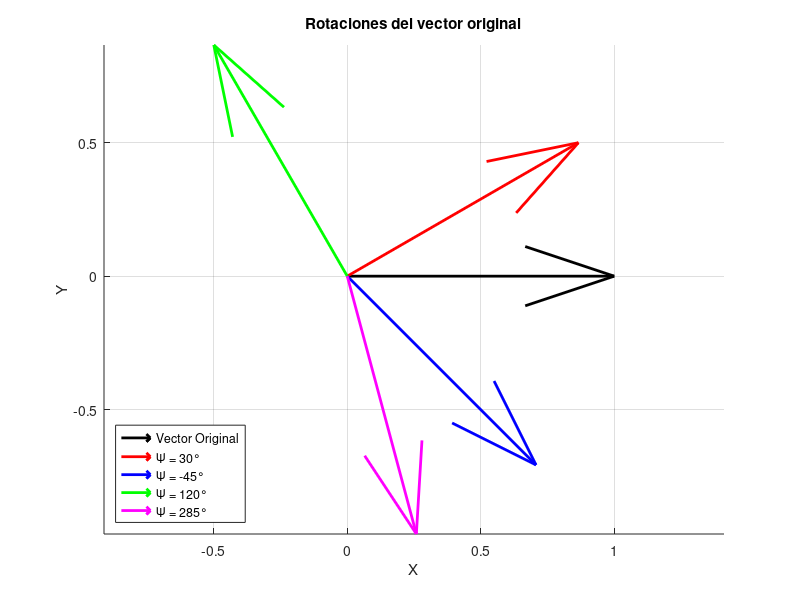

This chart was generated by the following MATLAB code:
%% ROTACIÓN PURA DE VECTOR
clc; clear; close all;

%% 1) Definir el vector original
vec = [1; 0];  % Vector unitario en la dirección del eje X

%% 2) Definir ángulos de rotación en grados
angles = [30, -45, 120, 285];  % Ángulos en grados
colors = ['r', 'b', 'g', 'm'];  % Colores para cada vector

%% 3) Crear figura para graficar
figure;
hold on;
grid on;
axis equal;

% Graficar el vector original
quiver(0, 0, vec(1), vec(2), 'k', 'LineWidth', 2, 'MaxHeadSize', 0.2, 'AutoScale', 'off');
legend_entries = {'Vector Original'};

% Iterar sobre cada ángulo de rotación
for i = 1:length(angles)
    theta = deg2rad(angles(i));  % Convertir grados a radianes
    
    % Definir la matriz de rotación
    R = [cos(theta), -sin(theta);
         sin(theta),  cos(theta)];
    
    % Multiplicar el vector por la matriz de rotación
    vec_rot = R * vec;
    
    % Graficar el vector rotado
    quiver(0, 0, vec_rot(1), vec_rot(2), colors(i), 'LineWidth', 2, 'MaxHeadSize', 0.2, 'AutoScale', 'off');
    
    % Guardar nombre para la leyenda
    legend_entries{end+1} = ['\Psi = ' num2str(angles(i)) '°'];
    
    % Mostrar la magnitud del vector rotado
    disp(['Magnitud para \Psi = ', num2str(angles(i)), '°: ', num2str(norm(vec_rot))]);
end

% Configuración del gráfico
xlabel('X');
ylabel('Y');
legend(legend_entries, 'Location', 'southwest');
title('Rotaciones del vector original');

hold off;
